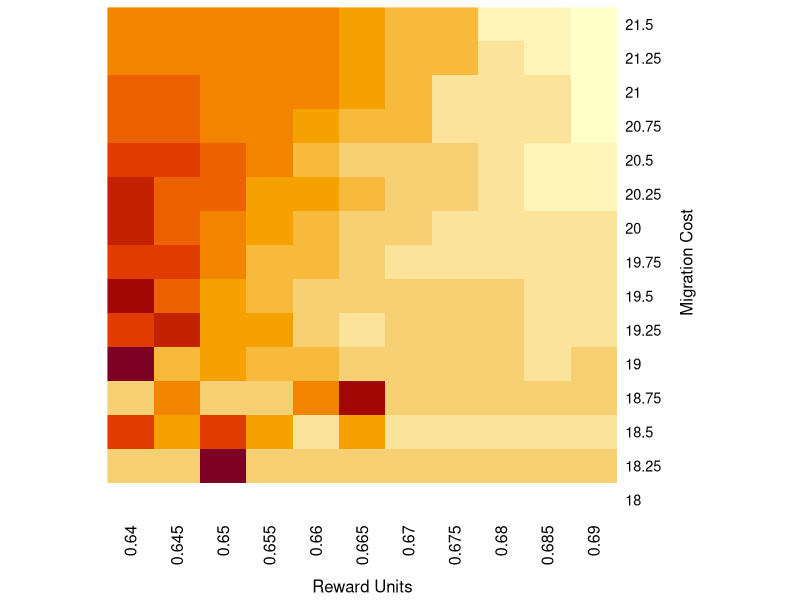

The R script that drew this image:
setwd("/Users/Nick/mysisModeling")
library(tidyr)
data = read.csv("data/results_0.64-0.69_18-21.5.csv")
data[,1] = NULL #Reading in the csv creates a junk column
names(data) = c("rewardUnits", "migrationCost", "mortality")
data <- data[order(data$rewardUnits),]
data_spread = spread(data, rewardUnits, mortality)
data_matrix = data.matrix(data_spread)
test        = data_matrix[, 2:dim(data_matrix)[2]] #May need to change. 
row.names(test) =  unique(data$migrationCost) 
heatmap(test, Rowv=NA, Colv=NA, xlab = "Reward Units", ylab = "Migration Cost",heat.colors(256))
